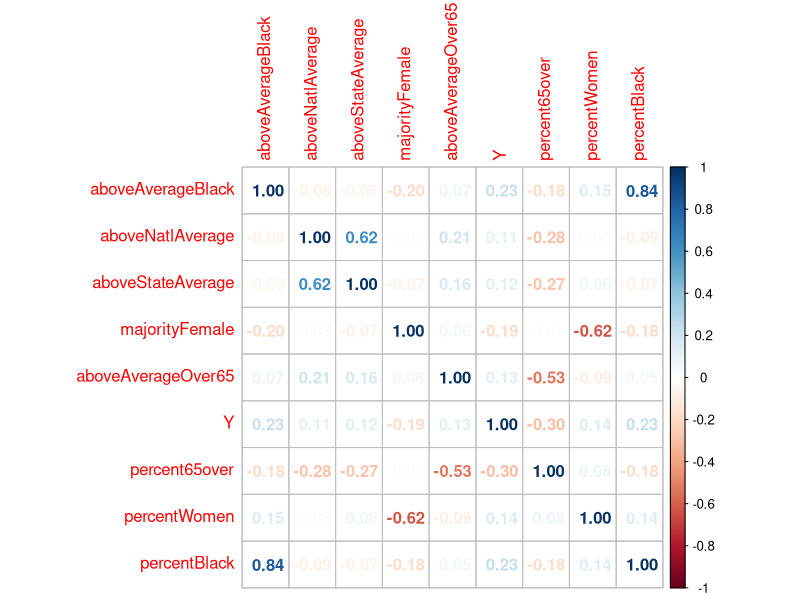

Source code (R):
library(readr)

library(corrplot)
library(dplyr)

D <- read_csv("covidcases.csv") %>%
  select(aboveAverageBlack,
         aboveNatlAverage, 
         aboveStateAverage,
         majorityFemale,
         aboveAverageOver65,
         Y,
         percent65over,
         percentWomen,
         percentBlack)


corrplot(cor(D), method="number")
